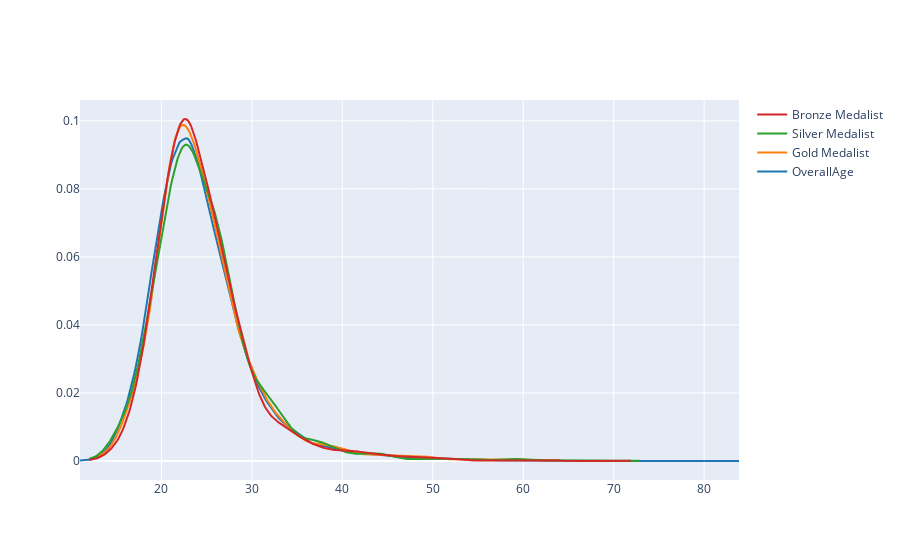

Notebook source saved alongside this figure:
### Code cell
import plotly.figure_factory as ff 
athlete_df = df.drop_duplicates(subset=['Name','region'])
x1 = athlete_df['Age'].dropna()
x2 = athlete_df[athlete_df['Medal']=='Gold']['Age'].dropna()
x3 = athlete_df[athlete_df['Medal']=='Silver']['Age'].dropna()
x4 = athlete_df[athlete_df['Medal']=='Bronze']['Age'].dropna()
fig =ff.create_distplot([x1,x2,x3,x4],['Overall Age' , 'Gold Medalist' , 'Silver Medalist','Bronze Medalist'],show_hist=False,show_rug=False)
fig.show()

### Figure 1 — Plotly figure (JSON) as saved in the notebook; plotly's stock layout.template omitted (floating-point values rounded to 4 significant figures; data arrays with more than 128 entries replaced by an {"elided": "..."} marker saying what was removed)
{"data": [{"legendgroup": "OverallAge", "marker": {"color": "rgb(31, 119, 180)"}, "mode": "lines", "name": "OverallAge", "showlegend": true, "type": "scatter", "x": {"elided": "500 float values"}, "xaxis": "x", "y": {"elided": "500 float values"}, "yaxis": "y"}, {"legendgroup": "Gold Medalist", "marker": {"color": "rgb(255, 127, 14)"}, "mode": "lines", "name": "Gold Medalist", "showlegend": true, "type": "scatter", "x": {"elided": "500 float values"}, "xaxis": "x", "y": {"elided": "500 float values"}, "yaxis": "y"}, {"legendgroup": "Silver Medalist", "marker": {"color": "rgb(44, 160, 44)"}, "mode": "lines", "name": "Silver Medalist", "showlegend": true, "type": "scatter", "x": {"elided": "500 float values"}, "xaxis": "x", "y": {"elided": "500 float values"}, "yaxis": "y"}, {"legendgroup": "Bronze Medalist", "marker": {"color": "rgb(214, 39, 40)"}, "mode": "lines", "name": "Bronze Medalist", "showlegend": true, "type": "scatter", "x": {"elided": "500 float values"}, "xaxis": "x", "y": {"elided": "500 float values"}, "yaxis": "y"}], "layout": {"barmode": "overlay", "hovermode": "closest", "legend": {"traceorder": "reversed"}, "xaxis": {"anchor": "y2", "domain": [0, 1], "zeroline": false}, "yaxis": {"anchor": "free", "domain": [0, 1], "position": 0}}}
